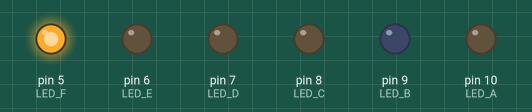
Bench run of a sketch on a simulated Arduino Uno, built with avr-gcc and run on an emulated ATmega328P. On the bench: output pins drawn as LEDs (lit = HIGH).

Above: at 0.15 s.
At 2.25 s:
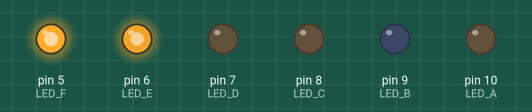
At 4.06 s:
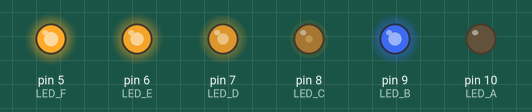
Timing chart, 0 to 4.1 s (numbered marks = the images above):
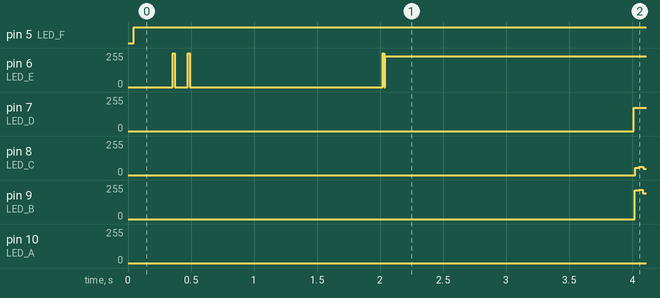

Measured:
- by itself, pin 5 (LED_F): LOW → HIGH at 0.04 s
- by itself, pin 6 (LED_E): 0/255 → 231/255 at 2.0 s
- by itself, pin 7 (LED_D): 0/255 → 176/255 at 4.0 s
- by itself, pin 8 (LED_C): 0/255 → 47/255 at 4.0 s
- by itself, pin 9 (LED_B): 0/255 → 193/255 at 4.0 s

The sketch:

failrail-tracer.ino
```cpp
#define LED_A 10
#define LED_B 9
#define LED_C 8
#define LED_D 7
#define LED_E 6
#define LED_F 5


void setup()
{
  pinMode(LED_A, INPUT);
  pinMode(LED_B, INPUT);
  pinMode(LED_C, INPUT);
  pinMode(LED_D, INPUT);
  pinMode(LED_E, INPUT);
  pinMode(LED_F, INPUT);
}

void loop()
{
  //for (int i = 1; i <= 25; i++)
  //{
  //  light_led(i);
  //  delay(200);
  //}

  //Character D
  long startTime = millis();
  while ( millis() - startTime < 1000)
  {
    light_led(1);
    delay(1);
    light_led(2);
    delay(1);
    light_led(3);
    delay(1);
    light_led(4);
    delay(1);
    light_led(5);
    delay(1);
    light_led(6);
    delay(1);
    light_led(10);
    delay(1);
    light_led(11);
    delay(1);
    light_led(15);
    delay(1);
    light_led(16);
    delay(1);
    light_led(20);
    delay(1);
    light_led(22);
    delay(1);
    light_led(23);
    delay(1);
    light_led(24);
    delay(1);
  }

  //Character C
  startTime = millis();
  while ( millis() - startTime < 1000)
  {
    light_led(1);
    delay(1);
    light_led(2);
    delay(1);
    light_led(3);
    delay(1);
    light_led(4);
    delay(1);
    light_led(5);
    delay(1);
    light_led(6);
    delay(1);
    light_led(10);
    delay(1);
    light_led(11);
    delay(1);
    light_led(15);
    delay(1);
    light_led(16);
    delay(1);
    light_led(20);
    delay(1);
    light_led(21);
    delay(1);
    light_led(25);
    delay(1);
  }

  //Character 4
  startTime = millis();
  while ( millis() - startTime < 1000)
  {
    light_led(1);
    delay(1);
    light_led(2);
    delay(1);
    light_led(3);
    delay(1);
    light_led(4);
    delay(1);
    light_led(9);
    delay(1);
    light_led(13);
    delay(1);
    light_led(14);
    delay(1);
    light_led(15);
    delay(1);
    light_led(19);
    delay(1);
    light_led(24);
    delay(1);
  }
  //Character 2
  startTime = millis();
  while ( millis() - startTime < 1000)
  {
    light_led(1);
    delay(1);
    light_led(4);
    delay(1);
    light_led(5);
    delay(1);
    light_led(6);
    delay(1);
    light_led(8);
    delay(1);
    light_led(10);
    delay(1);
    light_led(11);
    delay(1);
    light_led(13);
    delay(1);
    light_led(15);
    delay(1);
    light_led(16);
    delay(1);
    light_led(18);
    delay(1);
    light_led(20);
    delay(1);
    light_led(22);
    delay(1);
    light_led(25);
    delay(1);
  }

  //Character 3
  startTime = millis();
  while ( millis() - startTime < 1000)
  {
    light_led(1);
    delay(1);
    light_led(5);
    delay(1);
    light_led(6);
    delay(1);
    light_led(8);
    delay(1);
    light_led(10);
    delay(1);
    light_led(11);
    delay(1);
    light_led(13);
    delay(1);
    light_led(15);
    delay(1);
    light_led(16);
    delay(1);
    light_led(18);
    delay(1);
    light_led(20);
    delay(1);
    light_led(21);
    delay(1);
    light_led(22);
    delay(1);
    light_led(24);
    delay(1);
    light_led(25);
    delay(1);
  }

  //Life Glider Evo 1
  startTime = millis();
  while ( millis() - startTime < 250)
  {
    light_led(3);
    delay(1);
    light_led(6);
    delay(1);
    light_led(8);
    delay(1);
    light_led(12);
    delay(1);
    light_led(13);
    delay(1);
  }
  //Life Glider Evo 2
  startTime = millis();
  while ( millis() - startTime < 250)
  {
    light_led(2);
    delay(1);
    light_led(8);
    delay(1);
    light_led(9);
    delay(1);
    light_led(12);
    delay(1);
    light_led(13);
    delay(1);
  }
  //Life Glider Evo 3
  startTime = millis();
  while ( millis() - startTime < 250)
  {
    light_led(3);
    delay(1);
    light_led(9);
    delay(1);
    light_led(12);
    delay(1);
    light_led(13);
    delay(1);
    light_led(14);
    delay(1);
  }
  //Life Glider Evo 4
  startTime = millis();
  while ( millis() - startTime < 250)
  {
    light_led(7);
    delay(1);
    light_led(9);
    delay(1);
    light_led(13);
    delay(1);
    light_led(14);
    delay(1);
    light_led(18);
    delay(1);
  }
  //Life Glider Evo 5
  startTime = millis();
  while ( millis() - startTime < 250)
  {
    light_led(9);
    delay(1);
    light_led(12);
    delay(1);
    light_led(14);
    delay(1);
    light_led(18);
    delay(1);
    light_led(19);
    delay(1);
  }
  //Life Glider Evo 6
  startTime = millis();
  while ( millis() - startTime < 250)
  {
    light_led(8);
    delay(1);
    light_led(14);
    delay(1);
    light_led(15);
    delay(1);
    light_led(18);
    delay(1);
    light_led(19);
    delay(1);
  }
  //Life Glider Evo 7
  startTime = millis();
  while ( millis() - startTime < 250)
  {
    light_led(9);
    delay(1);
    light_led(15);
    delay(1);
    light_led(18);
    delay(1);
    light_led(19);
    delay(1);
    light_led(20);
    delay(1);
  }
  //Life Glider Evo 8
  startTime = millis();
  while ( millis() - startTime < 250)
  {
    light_led(13);
    delay(1);
    light_led(15);
    delay(1);
    light_led(19);
    delay(1);
    light_led(20);
    delay(1);
    light_led(24);
    delay(1);
  }
  //Life Glider Evo 9
  startTime = millis();
  while ( millis() - startTime < 250)
  {
    light_led(15);
    delay(1);
    light_led(18);
    delay(1);
    light_led(20);
    delay(1);
    light_led(24);
    delay(1);
    light_led(25);
    delay(1);
  }
  //Life Glider Evo 10
  startTime = millis();
  while ( millis() - startTime < 250)
  {
    light_led(14);
    delay(1);
    light_led(20);
    delay(1);
    light_led(24);
    delay(1);
    light_led(25);
    delay(1);
  }
  //Life Glider Evo 11
  startTime = millis();
  while ( millis() - startTime < 250)
  {
    light_led(15);
    delay(1);
    light_led(24);
    delay(1);
    light_led(25);
    delay(1);
  }
  //Life Glider Evo 12
  startTime = millis();
  while ( millis() - startTime < 250)
  {
    light_led(19);
    delay(1);
    light_led(25);
    delay(1);
  }
  //Life Glider Evo 13
  startTime = millis();
  while ( millis() - startTime < 250)
  {
    light_led(24);
    delay(1);
  }

  reset_pins();
  delay(2000);
}

void reset_pins()
{
  pinMode(LED_A, INPUT);
  pinMode(LED_B, INPUT);
  pinMode(LED_C, INPUT);
  pinMode(LED_D, INPUT);
  pinMode(LED_E, INPUT);
  pinMode(LED_F, INPUT);
  digitalWrite(LED_A, LOW);
  digitalWrite(LED_B, LOW);
  digitalWrite(LED_C, LOW);
  digitalWrite(LED_D, LOW);
  digitalWrite(LED_E, LOW);
  digitalWrite(LED_F, LOW);
}

void set_pins(int high_pin, int low_pin)
{
  reset_pins();

  pinMode(high_pin, OUTPUT);
  pinMode(low_pin, OUTPUT);

  digitalWrite(high_pin, HIGH);
  digitalWrite(low_pin, LOW);
}

void light_led(int led_num)
{
  switch (led_num)
  {
    case 1:
      set_pins(LED_B,LED_A);
      break;
    case 2:
      set_pins(LED_A,LED_B);
      break;
    case 3:
      set_pins(LED_A,LED_C);
      break;
    case 4:
      set_pins(LED_A,LED_D);
      break;
    case 5:
      set_pins(LED_A,LED_E);
      break;
    case 6:
      set_pins(LED_C,LED_A);
      break;
    case 7:
      set_pins(LED_C,LED_B);
      break;
    case 8:
      set_pins(LED_B,LED_C);
      break;
    case 9:
      set_pins(LED_B,LED_D);
      break;
    case 10:
      set_pins(LED_B,LED_E);
      break;
    case 11:
      set_pins(LED_D,LED_A);
      break;
    case 12:
      set_pins(LED_D,LED_B);
      break;
    case 13:
      set_pins(LED_D,LED_C);
      break;
    case 14:
      set_pins(LED_C,LED_D);
      break;
    case 15:
      set_pins(LED_C,LED_E);
      break;
    case 16:
      set_pins(LED_E,LED_A);
      break;
    case 17:
      set_pins(LED_E,LED_B);
      break;
    case 18:
      set_pins(LED_E,LED_C);
      break;
    case 19:
      set_pins(LED_E,LED_D);
      break;
    case 20:
      set_pins(LED_D,LED_E);
      break;
    case 21:
      set_pins(LED_F,LED_A);
      break;
    case 22:
      set_pins(LED_F,LED_B);
      break;
    case 23:
      set_pins(LED_F,LED_C);
      break;
    case 24:
      set_pins(LED_F,LED_D);
      break;
    case 25:
      set_pins(LED_F,LED_E);
      break;
  }
}
```
